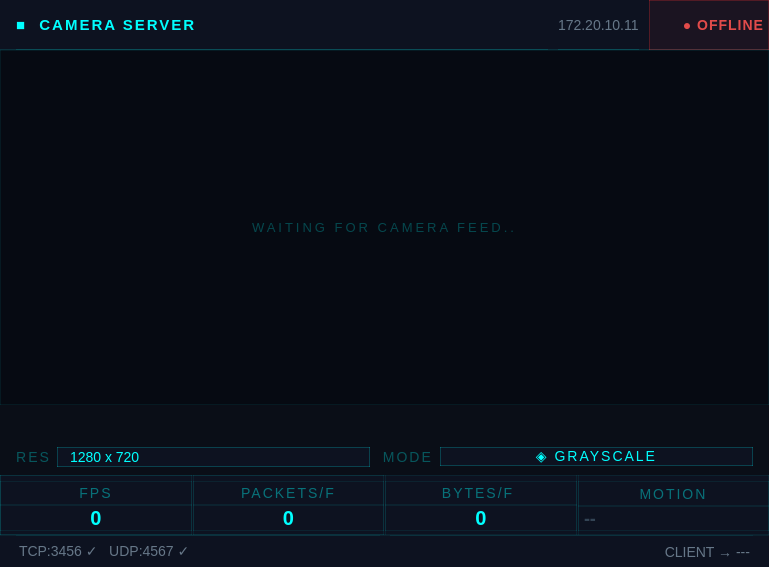
<?xml version="1.0" encoding="UTF-8"?>
<ui version="4.0">
 <class>serverwindow</class>
 <widget class="QMainWindow" name="serverwindow">
  <property name="enabled">
   <bool>true</bool>
  </property>
  <property name="geometry">
   <rect>
    <x>0</x>
    <y>0</y>
    <width>769</width>
    <height>567</height>
   </rect>
  </property>
  <property name="sizePolicy">
   <sizepolicy hsizetype="Maximum" vsizetype="Maximum">
    <horstretch>0</horstretch>
    <verstretch>0</verstretch>
   </sizepolicy>
  </property>
  <property name="minimumSize">
   <size>
    <width>700</width>
    <height>520</height>
   </size>
  </property>
  <property name="maximumSize">
   <size>
    <width>16777215</width>
    <height>16777215</height>
   </size>
  </property>
  <property name="windowTitle">
   <string>serverwindow</string>
  </property>
  <property name="styleSheet">
   <string notr="true">background-color: #0a0e17;</string>
  </property>
  <widget class="QWidget" name="centralwidget">
   <property name="minimumSize">
    <size>
     <width>700</width>
     <height>520</height>
    </size>
   </property>
   <property name="maximumSize">
    <size>
     <width>16777215</width>
     <height>16777215</height>
    </size>
   </property>
   <property name="styleSheet">
    <string notr="true">background-color: #0a0e17;</string>
   </property>
   <layout class="QVBoxLayout" name="verticalLayout">
    <property name="spacing">
     <number>0</number>
    </property>
    <property name="leftMargin">
     <number>0</number>
    </property>
    <property name="topMargin">
     <number>0</number>
    </property>
    <property name="rightMargin">
     <number>0</number>
    </property>
    <property name="bottomMargin">
     <number>0</number>
    </property>
    <item>
     <widget class="QWidget" name="headerWidget" native="true">
      <property name="minimumSize">
       <size>
        <width>0</width>
        <height>50</height>
       </size>
      </property>
      <property name="maximumSize">
       <size>
        <width>16777215</width>
        <height>50</height>
       </size>
      </property>
      <property name="styleSheet">
       <string notr="true">background-color: #0d1220;
border-bottom: 1px solid rgba(0, 255, 255, 0.13);</string>
      </property>
      <layout class="QHBoxLayout" name="horizontalLayout">
       <property name="spacing">
        <number>10</number>
       </property>
       <property name="leftMargin">
        <number>16</number>
       </property>
       <property name="topMargin">
        <number>0</number>
       </property>
       <property name="rightMargin">
        <number>0</number>
       </property>
       <property name="bottomMargin">
        <number>0</number>
       </property>
       <item>
        <widget class="QLabel" name="titleLabel">
         <property name="sizePolicy">
          <sizepolicy hsizetype="Expanding" vsizetype="Preferred">
           <horstretch>0</horstretch>
           <verstretch>0</verstretch>
          </sizepolicy>
         </property>
         <property name="styleSheet">
          <string notr="true">color: #00ffff;
font-size: 15px;
font-weight: bold;
font-family: &quot;Courier New&quot;;
letter-spacing: 2px;
background-color: transparent;</string>
         </property>
         <property name="text">
          <string>■  CAMERA SERVER</string>
         </property>
        </widget>
       </item>
       <item>
        <widget class="QLabel" name="label">
         <property name="styleSheet">
          <string notr="true">color: #667788;
font-size: 14px;
font-family: &quot;Courier New&quot;;
background-color: transparent;
</string>
         </property>
         <property name="text">
          <string>172.20.10.11</string>
         </property>
        </widget>
       </item>
       <item>
        <widget class="QLabel" name="connectionLabel">
         <property name="minimumSize">
          <size>
           <width>120</width>
           <height>0</height>
          </size>
         </property>
         <property name="maximumSize">
          <size>
           <width>120</width>
           <height>16777215</height>
          </size>
         </property>
         <property name="styleSheet">
          <string notr="true">background-color: rgba(255, 50, 50, 0.06);
color: #e24b4a;
font-size: 14px;
font-weight: bold;
font-family: &quot;Courier New&quot;;
letter-spacing: 1px;
border: 1px solid rgba(255, 50, 50, 0.25);</string>
         </property>
         <property name="text">
          <string>● OFFLINE</string>
         </property>
         <property name="alignment">
          <set>Qt::AlignmentFlag::AlignRight|Qt::AlignmentFlag::AlignTrailing|Qt::AlignmentFlag::AlignVCenter</set>
         </property>
        </widget>
       </item>
      </layout>
     </widget>
    </item>
    <item>
     <widget class="QLabel" name="videoLabel">
      <property name="sizePolicy">
       <sizepolicy hsizetype="Expanding" vsizetype="Expanding">
        <horstretch>0</horstretch>
        <verstretch>0</verstretch>
       </sizepolicy>
      </property>
      <property name="minimumSize">
       <size>
        <width>0</width>
        <height>0</height>
       </size>
      </property>
      <property name="styleSheet">
       <string notr="true">background-color: #060a12;
color: rgba(0, 255, 255, 0.25);
font-size: 13px;
font-family: &quot;Courier New&quot;;
letter-spacing: 3px;
border: 1px solid rgba(0, 255, 255, 0.07);</string>
      </property>
      <property name="text">
       <string>WAITING FOR CAMERA FEED..</string>
      </property>
      <property name="alignment">
       <set>Qt::AlignmentFlag::AlignCenter</set>
      </property>
     </widget>
    </item>
    <item>
     <widget class="QLabel" name="motionLabel">
      <property name="minimumSize">
       <size>
        <width>0</width>
        <height>30</height>
       </size>
      </property>
      <property name="maximumSize">
       <size>
        <width>16777215</width>
        <height>30</height>
       </size>
      </property>
      <property name="styleSheet">
       <string notr="true">background-color: transparent;
color: #ff2040;
font-weight: bold;
font-size: 14px;
font-family: &quot;Courier New&quot;;
letter-spacing: 2px;
</string>
      </property>
      <property name="text">
       <string/>
      </property>
      <property name="alignment">
       <set>Qt::AlignmentFlag::AlignCenter</set>
      </property>
     </widget>
    </item>
    <item>
     <widget class="QWidget" name="controlsWidget" native="true">
      <property name="minimumSize">
       <size>
        <width>0</width>
        <height>40</height>
       </size>
      </property>
      <property name="maximumSize">
       <size>
        <width>16777215</width>
        <height>36</height>
       </size>
      </property>
      <property name="styleSheet">
       <string notr="true">background-color: #0a0e17;</string>
      </property>
      <layout class="QHBoxLayout" name="horizontalLayout_3">
       <property name="spacing">
        <number>0</number>
       </property>
       <property name="leftMargin">
        <number>16</number>
       </property>
       <property name="topMargin">
        <number>2</number>
       </property>
       <property name="rightMargin">
        <number>16</number>
       </property>
       <property name="bottomMargin">
        <number>2</number>
       </property>
       <item>
        <widget class="QLabel" name="resLabel">
         <property name="maximumSize">
          <size>
           <width>50</width>
           <height>16777215</height>
          </size>
         </property>
         <property name="styleSheet">
          <string notr="true">color: rgba(0, 255, 255, 0.3);
font-size: 14px;
font-family: &quot;Courier New&quot;;
letter-spacing: 2px;
background-color: transparent;</string>
         </property>
         <property name="text">
          <string>RES </string>
         </property>
         <property name="alignment">
          <set>Qt::AlignmentFlag::AlignCenter</set>
         </property>
        </widget>
       </item>
       <item>
        <widget class="QComboBox" name="resolutionComboBox">
         <property name="sizePolicy">
          <sizepolicy hsizetype="Expanding" vsizetype="Fixed">
           <horstretch>0</horstretch>
           <verstretch>0</verstretch>
          </sizepolicy>
         </property>
         <property name="layoutDirection">
          <enum>Qt::LayoutDirection::LeftToRight</enum>
         </property>
         <property name="styleSheet">
          <string notr="true">QComboBox {
    background-color: #0d1220;
    color: #00ffff;
    border: 1px solid rgba(0, 255, 255, 0.2);
    font-size: 14px;
    font-family: &quot;Courier New&quot;;
    padding-left: 12px;
    padding-right: 12px;
	text-align: center;
}
QComboBox::drop-down {
    border: none;
    background-color: transparent;
    width: 30px;
}
QComboBox::down-arrow {
    image: none;
    width: 0;
    height: 0;
    border-left: 5px solid transparent;
    border-right: 5px solid transparent;
    border-top: 6px solid rgba(0, 255, 255, 0.3);
}
QComboBox QAbstractItemView {
    background-color: #0d1220;
    color: #00ffff;
    border: 1px solid rgba(0, 255, 255, 0.2);
    selection-background-color: rgba(0, 255, 255, 0.1);
    font-family: &quot;Courier New&quot;, monospace;
}</string>
         </property>
         <property name="insertPolicy">
          <enum>QComboBox::InsertPolicy::InsertAtBottom</enum>
         </property>
         <property name="sizeAdjustPolicy">
          <enum>QComboBox::SizeAdjustPolicy::AdjustToMinimumContentsLengthWithIcon</enum>
         </property>
         <item>
          <property name="text">
           <string>1280 x 720</string>
          </property>
         </item>
         <item>
          <property name="text">
           <string>360 x 240</string>
          </property>
         </item>
         <item>
          <property name="text">
           <string>640 x 480</string>
          </property>
         </item>
         <item>
          <property name="text">
           <string>800 x 600</string>
          </property>
         </item>
         <item>
          <property name="text">
           <string>960 x 720</string>
          </property>
         </item>
         <item>
          <property name="text">
           <string>1024 x 576</string>
          </property>
         </item>
         <item>
          <property name="text">
           <string>1552 x 1552</string>
          </property>
         </item>
         <item>
          <property name="text">
           <string>1920 x 1080</string>
          </property>
         </item>
        </widget>
       </item>
       <item>
        <widget class="QLabel" name="modeLabel">
         <property name="maximumSize">
          <size>
           <width>70</width>
           <height>16777215</height>
          </size>
         </property>
         <property name="styleSheet">
          <string notr="true">color: rgba(0, 255, 255, 0.3);
font-size: 14px;
font-family: &quot;Courier New&quot;;
letter-spacing: 2px;
background-color: transparent;</string>
         </property>
         <property name="text">
          <string>   MODE  </string>
         </property>
         <property name="alignment">
          <set>Qt::AlignmentFlag::AlignCenter</set>
         </property>
        </widget>
       </item>
       <item>
        <widget class="QPushButton" name="colorToggleButton">
         <property name="sizePolicy">
          <sizepolicy hsizetype="Expanding" vsizetype="Fixed">
           <horstretch>0</horstretch>
           <verstretch>0</verstretch>
          </sizepolicy>
         </property>
         <property name="maximumSize">
          <size>
           <width>16777215</width>
           <height>16777215</height>
          </size>
         </property>
         <property name="styleSheet">
          <string notr="true">QPushButton {
    background-color: #0d1220;
    color: #00ffff;
    border: 1px solid rgba(0, 255, 255, 0.2);
    font-size: 14px;
    font-weight: normal;
    font-family: &quot;Courier New&quot;;
    letter-spacing: 2px;
}
QPushButton:hover {
    background-color: rgba(0, 255, 255, 0.05);
}
QPushButton:pressed {
    background-color: rgba(0, 255, 255, 0.1);
}
</string>
         </property>
         <property name="text">
          <string>◈ GRAYSCALE</string>
         </property>
        </widget>
       </item>
      </layout>
     </widget>
    </item>
    <item>
     <widget class="QWidget" name="statsWidget" native="true">
      <property name="minimumSize">
       <size>
        <width>0</width>
        <height>60</height>
       </size>
      </property>
      <property name="maximumSize">
       <size>
        <width>16777215</width>
        <height>60</height>
       </size>
      </property>
      <property name="styleSheet">
       <string notr="true">background-color: #0d1220;
border: 1px solid rgba(0, 255, 255, 0.07);</string>
      </property>
      <layout class="QHBoxLayout" name="horizontalLayout_2">
       <property name="spacing">
        <number>1</number>
       </property>
       <property name="leftMargin">
        <number>0</number>
       </property>
       <property name="topMargin">
        <number>0</number>
       </property>
       <property name="rightMargin">
        <number>0</number>
       </property>
       <property name="bottomMargin">
        <number>0</number>
       </property>
       <item>
        <widget class="QWidget" name="fpsStatWidget" native="true">
         <property name="minimumSize">
          <size>
           <width>0</width>
           <height>0</height>
          </size>
         </property>
         <property name="maximumSize">
          <size>
           <width>16777215</width>
           <height>16777215</height>
          </size>
         </property>
         <property name="styleSheet">
          <string notr="true">background-color: transparent;
</string>
         </property>
         <layout class="QVBoxLayout" name="verticalLayout_2">
          <property name="spacing">
           <number>0</number>
          </property>
          <property name="leftMargin">
           <number>0</number>
          </property>
          <property name="topMargin">
           <number>6</number>
          </property>
          <property name="rightMargin">
           <number>0</number>
          </property>
          <property name="bottomMargin">
           <number>4</number>
          </property>
          <item>
           <widget class="QLabel" name="fpsTitleLabel">
            <property name="minimumSize">
             <size>
              <width>0</width>
              <height>0</height>
             </size>
            </property>
            <property name="styleSheet">
             <string notr="true">color: rgba(0, 255, 255, 0.4);
font-size: 14px;
font-family: &quot;Courier New&quot;;
letter-spacing: 2px;
background-color: transparent;
</string>
            </property>
            <property name="text">
             <string>FPS</string>
            </property>
            <property name="alignment">
             <set>Qt::AlignmentFlag::AlignCenter</set>
            </property>
           </widget>
          </item>
          <item>
           <widget class="QLabel" name="fpsLabel">
            <property name="minimumSize">
             <size>
              <width>0</width>
              <height>0</height>
             </size>
            </property>
            <property name="styleSheet">
             <string notr="true">color: #00ffff;
font-size: 20px;
font-weight: bold;
font-family: &quot;Courier New&quot;;
background-color: transparent;</string>
            </property>
            <property name="text">
             <string>0</string>
            </property>
            <property name="alignment">
             <set>Qt::AlignmentFlag::AlignCenter</set>
            </property>
           </widget>
          </item>
         </layout>
        </widget>
       </item>
       <item>
        <widget class="QWidget" name="packetsStatWidget" native="true">
         <property name="minimumSize">
          <size>
           <width>0</width>
           <height>0</height>
          </size>
         </property>
         <property name="maximumSize">
          <size>
           <width>16777215</width>
           <height>16777215</height>
          </size>
         </property>
         <property name="styleSheet">
          <string notr="true">background-color: transparent;</string>
         </property>
         <layout class="QVBoxLayout" name="verticalLayout_3">
          <property name="spacing">
           <number>0</number>
          </property>
          <property name="leftMargin">
           <number>0</number>
          </property>
          <property name="topMargin">
           <number>6</number>
          </property>
          <property name="rightMargin">
           <number>0</number>
          </property>
          <property name="bottomMargin">
           <number>4</number>
          </property>
          <item>
           <widget class="QLabel" name="packetsTitleLabel">
            <property name="minimumSize">
             <size>
              <width>0</width>
              <height>0</height>
             </size>
            </property>
            <property name="maximumSize">
             <size>
              <width>16777215</width>
              <height>16777215</height>
             </size>
            </property>
            <property name="styleSheet">
             <string notr="true">color: rgba(0, 255, 255, 0.4);
font-size: 14px;
font-family: &quot;Courier New&quot;;
letter-spacing: 2px;
background-color: transparent;
</string>
            </property>
            <property name="text">
             <string>PACKETS/F</string>
            </property>
            <property name="alignment">
             <set>Qt::AlignmentFlag::AlignCenter</set>
            </property>
           </widget>
          </item>
          <item>
           <widget class="QLabel" name="packetsLabel">
            <property name="minimumSize">
             <size>
              <width>0</width>
              <height>0</height>
             </size>
            </property>
            <property name="maximumSize">
             <size>
              <width>16777215</width>
              <height>16777215</height>
             </size>
            </property>
            <property name="styleSheet">
             <string notr="true">color: #00ffff;
font-size: 20px;
font-weight: bold;
font-family: &quot;Courier New&quot;;
background-color: transparent;</string>
            </property>
            <property name="text">
             <string>0</string>
            </property>
            <property name="alignment">
             <set>Qt::AlignmentFlag::AlignCenter</set>
            </property>
           </widget>
          </item>
         </layout>
        </widget>
       </item>
       <item>
        <widget class="QWidget" name="bytesStatWidget" native="true">
         <property name="minimumSize">
          <size>
           <width>0</width>
           <height>0</height>
          </size>
         </property>
         <property name="maximumSize">
          <size>
           <width>16777215</width>
           <height>16777215</height>
          </size>
         </property>
         <layout class="QVBoxLayout" name="verticalLayout_4">
          <property name="spacing">
           <number>0</number>
          </property>
          <property name="leftMargin">
           <number>0</number>
          </property>
          <property name="topMargin">
           <number>6</number>
          </property>
          <property name="rightMargin">
           <number>0</number>
          </property>
          <property name="bottomMargin">
           <number>4</number>
          </property>
          <item>
           <widget class="QLabel" name="bytesTitleLabel">
            <property name="minimumSize">
             <size>
              <width>0</width>
              <height>0</height>
             </size>
            </property>
            <property name="styleSheet">
             <string notr="true">color: rgba(0, 255, 255, 0.4);
font-size: 14px;
font-family: &quot;Courier New&quot;;
letter-spacing: 2px;
background-color: transparent;
</string>
            </property>
            <property name="text">
             <string>BYTES/F </string>
            </property>
            <property name="alignment">
             <set>Qt::AlignmentFlag::AlignCenter</set>
            </property>
           </widget>
          </item>
          <item>
           <widget class="QLabel" name="bytesLabel">
            <property name="minimumSize">
             <size>
              <width>0</width>
              <height>0</height>
             </size>
            </property>
            <property name="styleSheet">
             <string notr="true">color: #00ffff;
font-size: 20px;
font-weight: bold;
font-family: &quot;Courier New&quot;;
background-color: transparent;</string>
            </property>
            <property name="text">
             <string>0</string>
            </property>
            <property name="alignment">
             <set>Qt::AlignmentFlag::AlignCenter</set>
            </property>
           </widget>
          </item>
         </layout>
        </widget>
       </item>
       <item>
        <widget class="QWidget" name="motionStatWidget" native="true">
         <layout class="QVBoxLayout" name="verticalLayout_5">
          <property name="spacing">
           <number>0</number>
          </property>
          <property name="leftMargin">
           <number>0</number>
          </property>
          <property name="topMargin">
           <number>6</number>
          </property>
          <property name="rightMargin">
           <number>0</number>
          </property>
          <property name="bottomMargin">
           <number>4</number>
          </property>
          <item>
           <widget class="QLabel" name="motionTitleLabel">
            <property name="minimumSize">
             <size>
              <width>0</width>
              <height>0</height>
             </size>
            </property>
            <property name="styleSheet">
             <string notr="true">color: rgba(0, 255, 255, 0.4);
font-size: 14px;
font-family: &quot;Courier New&quot;;
letter-spacing: 2px;
background-color: transparent;

</string>
            </property>
            <property name="text">
             <string>MOTION</string>
            </property>
            <property name="alignment">
             <set>Qt::AlignmentFlag::AlignCenter</set>
            </property>
           </widget>
          </item>
          <item>
           <widget class="QLabel" name="motionStatLabel">
            <property name="minimumSize">
             <size>
              <width>0</width>
              <height>0</height>
             </size>
            </property>
            <property name="styleSheet">
             <string notr="true">color: #334455;
font-size: 18px;
font-weight: bold;
font-family: &quot;Courier New&quot;;
background-color: transparent;</string>
            </property>
            <property name="text">
             <string>--</string>
            </property>
           </widget>
          </item>
         </layout>
        </widget>
       </item>
      </layout>
     </widget>
    </item>
    <item>
     <widget class="QWidget" name="footerWidget" native="true">
      <property name="minimumSize">
       <size>
        <width>0</width>
        <height>32</height>
       </size>
      </property>
      <property name="maximumSize">
       <size>
        <width>16777215</width>
        <height>32</height>
       </size>
      </property>
      <property name="styleSheet">
       <string notr="true">background-color: #0d1220;
border-top: 1px solid rgba(0, 255, 255, 0.07);</string>
      </property>
      <layout class="QHBoxLayout" name="horizontalLayout_4">
       <property name="spacing">
        <number>10</number>
       </property>
       <property name="leftMargin">
        <number>16</number>
       </property>
       <property name="topMargin">
        <number>0</number>
       </property>
       <property name="rightMargin">
        <number>16</number>
       </property>
       <property name="bottomMargin">
        <number>0</number>
       </property>
       <item>
        <widget class="QLabel" name="portStatusLabel">
         <property name="sizePolicy">
          <sizepolicy hsizetype="Expanding" vsizetype="Preferred">
           <horstretch>0</horstretch>
           <verstretch>0</verstretch>
          </sizepolicy>
         </property>
         <property name="minimumSize">
          <size>
           <width>0</width>
           <height>0</height>
          </size>
         </property>
         <property name="styleSheet">
          <string notr="true">color:  #667788;
font-size: 14px;
font-family: &quot;Courier New&quot;;
background-color: transparent;</string>
         </property>
         <property name="text">
          <string>TCP:3456 ✓   UDP:4567 ✓</string>
         </property>
        </widget>
       </item>
       <item>
        <widget class="QLabel" name="clientIpLabel">
         <property name="sizePolicy">
          <sizepolicy hsizetype="Expanding" vsizetype="Preferred">
           <horstretch>0</horstretch>
           <verstretch>0</verstretch>
          </sizepolicy>
         </property>
         <property name="minimumSize">
          <size>
           <width>0</width>
           <height>0</height>
          </size>
         </property>
         <property name="styleSheet">
          <string notr="true">color:  #667788;
font-size: 14px;
font-family: &quot;Courier New&quot;;
background-color: transparent;</string>
         </property>
         <property name="text">
          <string>CLIENT → ---</string>
         </property>
         <property name="alignment">
          <set>Qt::AlignmentFlag::AlignRight|Qt::AlignmentFlag::AlignTrailing|Qt::AlignmentFlag::AlignVCenter</set>
         </property>
        </widget>
       </item>
      </layout>
     </widget>
    </item>
   </layout>
  </widget>
 </widget>
 <resources/>
 <connections/>
</ui>
